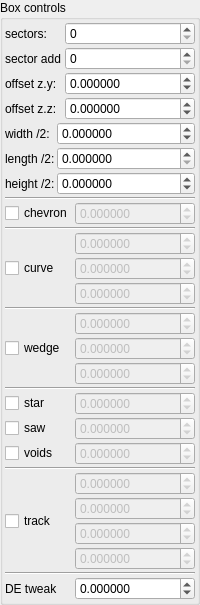
    <widget class="QGroupBox" name="groupBox">
     <property name="title">
      <string>Box controls</string>
     </property>
     <layout class="QVBoxLayout" name="verticalLayout_3" stretch="0,0,0,0">
      <property name="spacing">
       <number>2</number>
      </property>
      <property name="leftMargin">
       <number>2</number>
      </property>
      <property name="topMargin">
       <number>2</number>
      </property>
      <property name="rightMargin">
       <number>2</number>
      </property>
      <property name="bottomMargin">
       <number>2</number>
      </property>
      <item>
       <layout class="QGridLayout" name="gridLayout_17" columnstretch="0,0,1">
        <property name="spacing">
         <number>2</number>
        </property>
        <item row="3" column="0" colspan="2">
         <widget class="QLabel" name="label_116">
          <property name="text">
           <string>offset z.z:</string>
          </property>
         </widget>
        </item>
        <item row="0" column="2">
         <widget class="MySpinBox" name="spinboxInt_transf_int_16">
          <property name="sizePolicy">
           <sizepolicy hsizetype="Minimum" vsizetype="Maximum">
            <horstretch>0</horstretch>
            <verstretch>0</verstretch>
           </sizepolicy>
          </property>
          <property name="maximum">
           <number>999</number>
          </property>
         </widget>
        </item>
        <item row="0" column="0" colspan="2">
         <widget class="QLabel" name="label_117">
          <property name="text">
           <string>sectors:</string>
          </property>
         </widget>
        </item>
        <item row="2" column="2">
         <widget class="MyDoubleSpinBox" name="spinbox_transf_offset_1">
          <property name="sizePolicy">
           <sizepolicy hsizetype="Minimum" vsizetype="Maximum">
            <horstretch>0</horstretch>
            <verstretch>0</verstretch>
           </sizepolicy>
          </property>
          <property name="prefix">
           <string/>
          </property>
          <property name="suffix">
           <string/>
          </property>
          <property name="decimals">
           <number>6</number>
          </property>
          <property name="minimum">
           <double>-99.998999999999995</double>
          </property>
          <property name="maximum">
           <double>99.998999999999995</double>
          </property>
          <property name="singleStep">
           <double>0.100000000000000</double>
          </property>
         </widget>
        </item>
        <item row="3" column="2">
         <widget class="MyDoubleSpinBox" name="spinbox_transf_offset_0">
          <property name="sizePolicy">
           <sizepolicy hsizetype="Minimum" vsizetype="Maximum">
            <horstretch>0</horstretch>
            <verstretch>0</verstretch>
           </sizepolicy>
          </property>
          <property name="prefix">
           <string/>
          </property>
          <property name="suffix">
           <string/>
          </property>
          <property name="decimals">
           <number>6</number>
          </property>
          <property name="minimum">
           <double>-99.998999999999995</double>
          </property>
          <property name="maximum">
           <double>99.998999999999995</double>
          </property>
          <property name="singleStep">
           <double>0.100000000000000</double>
          </property>
         </widget>
        </item>
        <item row="2" column="0" colspan="2">
         <widget class="QLabel" name="label_113">
          <property name="text">
           <string>offset z.y:</string>
          </property>
         </widget>
        </item>
        <item row="1" column="0">
         <widget class="QLabel" name="label_119">
          <property name="text">
           <string>sector add</string>
          </property>
         </widget>
        </item>
        <item row="1" column="2">
         <widget class="MySpinBox" name="spinboxInt_transf_int_A">
          <property name="sizePolicy">
           <sizepolicy hsizetype="Minimum" vsizetype="Maximum">
            <horstretch>0</horstretch>
            <verstretch>0</verstretch>
           </sizepolicy>
          </property>
          <property name="maximum">
           <number>999</number>
          </property>
         </widget>
        </item>
       </layout>
      </item>
      <item>
       <layout class="QGridLayout" name="gridLayout_15" columnstretch="0,1">
        <property name="spacing">
         <number>2</number>
        </property>
        <item row="1" column="0">
         <widget class="QLabel" name="label_110">
          <property name="text">
           <string>length /2:</string>
          </property>
         </widget>
        </item>
        <item row="2" column="0">
         <widget class="QLabel" name="label_115">
          <property name="text">
           <string>height /2:</string>
          </property>
         </widget>
        </item>
        <item row="2" column="1">
         <widget class="MyDoubleSpinBox" name="spinbox_transf_offset_05">
          <property name="sizePolicy">
           <sizepolicy hsizetype="Minimum" vsizetype="Maximum">
            <horstretch>0</horstretch>
            <verstretch>0</verstretch>
           </sizepolicy>
          </property>
          <property name="prefix">
           <string/>
          </property>
          <property name="suffix">
           <string/>
          </property>
          <property name="decimals">
           <number>6</number>
          </property>
          <property name="minimum">
           <double>-99.998999999999995</double>
          </property>
          <property name="maximum">
           <double>99.998999999999995</double>
          </property>
          <property name="singleStep">
           <double>0.100000000000000</double>
          </property>
         </widget>
        </item>
        <item row="0" column="1">
         <widget class="MyDoubleSpinBox" name="spinbox_transf_offset_01">
          <property name="sizePolicy">
           <sizepolicy hsizetype="Minimum" vsizetype="Maximum">
            <horstretch>0</horstretch>
            <verstretch>0</verstretch>
           </sizepolicy>
          </property>
          <property name="prefix">
           <string/>
          </property>
          <property name="suffix">
           <string/>
          </property>
          <property name="decimals">
           <number>6</number>
          </property>
          <property name="minimum">
           <double>-99.998999999999995</double>
          </property>
          <property name="maximum">
           <double>99.998999999999995</double>
          </property>
          <property name="singleStep">
           <double>0.100000000000000</double>
          </property>
         </widget>
        </item>
        <item row="1" column="1">
         <widget class="MyDoubleSpinBox" name="spinbox_transf_offset_02">
          <property name="sizePolicy">
           <sizepolicy hsizetype="Minimum" vsizetype="Maximum">
            <horstretch>0</horstretch>
            <verstretch>0</verstretch>
           </sizepolicy>
          </property>
          <property name="prefix">
           <string/>
          </property>
          <property name="suffix">
           <string/>
          </property>
          <property name="decimals">
           <number>6</number>
          </property>
          <property name="minimum">
           <double>0.000000000000000</double>
          </property>
          <property name="maximum">
           <double>99.998999999999995</double>
          </property>
          <property name="singleStep">
           <double>0.100000000000000</double>
          </property>
         </widget>
        </item>
        <item row="0" column="0">
         <widget class="QLabel" name="label_118">
          <property name="text">
           <string>width /2:</string>
          </property>
         </widget>
        </item>
       </layout>
      </item>
      <item>
       <widget class="Line" name="line_4">
        <property name="orientation">
         <enum>Qt::Horizontal</enum>
        </property>
       </widget>
      </item>
      <item>
       <layout class="QGridLayout" name="gridLayout_11" columnstretch="0,1">
        <property name="spacing">
         <number>2</number>
        </property>
        <item row="2" column="0" colspan="2">
         <widget class="Line" name="line_2">
          <property name="orientation">
           <enum>Qt::Horizontal</enum>
          </property>
         </widget>
        </item>
        <item row="4" column="0">
         <widget class="MyCheckBox" name="checkBox_transf_function_enabledA_false">
          <property name="text">
           <string>curve</string>
          </property>
         </widget>
        </item>
        <item row="7" column="1">
         <widget class="MyDoubleSpinBox" name="spinbox3_transf_scale3D_000_x">
          <property name="enabled">
           <bool>false</bool>
          </property>
          <property name="sizePolicy">
           <sizepolicy hsizetype="Minimum" vsizetype="Maximum">
            <horstretch>0</horstretch>
            <verstretch>0</verstretch>
           </sizepolicy>
          </property>
          <property name="prefix">
           <string/>
          </property>
          <property name="suffix">
           <string/>
          </property>
          <property name="decimals">
           <number>6</number>
          </property>
          <property name="minimum">
           <double>-99.998999999999995</double>
          </property>
          <property name="maximum">
           <double>99.998999999999995</double>
          </property>
          <property name="singleStep">
           <double>0.100000000000000</double>
          </property>
         </widget>
        </item>
        <item row="6" column="0" colspan="2">
         <widget class="Line" name="line">
          <property name="orientation">
           <enum>Qt::Horizontal</enum>
          </property>
         </widget>
        </item>
        <item row="1" column="1">
         <widget class="MyDoubleSpinBox" name="spinbox_transf_scale_0">
          <property name="enabled">
           <bool>false</bool>
          </property>
          <property name="sizePolicy">
           <sizepolicy hsizetype="Minimum" vsizetype="Maximum">
            <horstretch>0</horstretch>
            <verstretch>0</verstretch>
           </sizepolicy>
          </property>
          <property name="prefix">
           <string/>
          </property>
          <property name="suffix">
           <string/>
          </property>
          <property name="decimals">
           <number>6</number>
          </property>
          <property name="minimum">
           <double>-99.998999999999995</double>
          </property>
          <property name="maximum">
           <double>99.998999999999995</double>
          </property>
          <property name="singleStep">
           <double>0.100000000000000</double>
          </property>
         </widget>
        </item>
        <item row="9" column="1">
         <widget class="MyDoubleSpinBox" name="spinbox3_transf_scale3D_000_z">
          <property name="enabled">
           <bool>false</bool>
          </property>
          <property name="sizePolicy">
           <sizepolicy hsizetype="Minimum" vsizetype="Maximum">
            <horstretch>0</horstretch>
            <verstretch>0</verstretch>
           </sizepolicy>
          </property>
          <property name="prefix">
           <string/>
          </property>
          <property name="suffix">
           <string/>
          </property>
          <property name="decimals">
           <number>6</number>
          </property>
          <property name="minimum">
           <double>-99.998999999999995</double>
          </property>
          <property name="maximum">
           <double>99.998999999999995</double>
          </property>
          <property name="singleStep">
           <double>0.100000000000000</double>
          </property>
         </widget>
        </item>
        <item row="4" column="1">
         <widget class="MyDoubleSpinBox" name="spinbox3_transf_constant_multiplier_000_y">
          <property name="enabled">
           <bool>false</bool>
          </property>
          <property name="sizePolicy">
           <sizepolicy hsizetype="Minimum" vsizetype="Maximum">
            <horstretch>0</horstretch>
            <verstretch>0</verstretch>
           </sizepolicy>
          </property>
          <property name="prefix">
           <string/>
          </property>
          <property name="suffix">
           <string/>
          </property>
          <property name="decimals">
           <number>6</number>
          </property>
          <property name="minimum">
           <double>-99.998999999999995</double>
          </property>
          <property name="maximum">
           <double>99.998999999999995</double>
          </property>
          <property name="singleStep">
           <double>0.100000000000000</double>
          </property>
         </widget>
        </item>
        <item row="15" column="1">
         <widget class="MyDoubleSpinBox" name="spinbox4_transf_scale_0000_x">
          <property name="enabled">
           <bool>false</bool>
          </property>
          <property name="sizePolicy">
           <sizepolicy hsizetype="Minimum" vsizetype="Maximum">
            <horstretch>0</horstretch>
            <verstretch>0</verstretch>
           </sizepolicy>
          </property>
          <property name="prefix">
           <string/>
          </property>
          <property name="suffix">
           <string/>
          </property>
          <property name="decimals">
           <number>6</number>
          </property>
          <property name="minimum">
           <double>-99.998999999999995</double>
          </property>
          <property name="maximum">
           <double>99.998999999999995</double>
          </property>
          <property name="singleStep">
           <double>0.100000000000000</double>
          </property>
         </widget>
        </item>
        <item row="16" column="1">
         <widget class="MyDoubleSpinBox" name="spinbox4_transf_scale_0000_z">
          <property name="enabled">
           <bool>false</bool>
          </property>
          <property name="sizePolicy">
           <sizepolicy hsizetype="Minimum" vsizetype="Maximum">
            <horstretch>0</horstretch>
            <verstretch>0</verstretch>
           </sizepolicy>
          </property>
          <property name="prefix">
           <string/>
          </property>
          <property name="suffix">
           <string/>
          </property>
          <property name="decimals">
           <number>6</number>
          </property>
          <property name="minimum">
           <double>-99.998999999999995</double>
          </property>
          <property name="maximum">
           <double>99.998999999999995</double>
          </property>
          <property name="singleStep">
           <double>0.100000000000000</double>
          </property>
         </widget>
        </item>
        <item row="5" column="1">
         <widget class="MyDoubleSpinBox" name="spinbox3_transf_constant_multiplier_000_z">
          <property name="enabled">
           <bool>false</bool>
          </property>
          <property name="sizePolicy">
           <sizepolicy hsizetype="Minimum" vsizetype="Maximum">
            <horstretch>0</horstretch>
            <verstretch>0</verstretch>
           </sizepolicy>
          </property>
          <property name="prefix">
           <string/>
          </property>
          <property name="suffix">
           <string/>
          </property>
          <property name="decimals">
           <number>6</number>
          </property>
          <property name="minimum">
           <double>-99.998999999999995</double>
          </property>
          <property name="maximum">
           <double>99.998999999999995</double>
          </property>
          <property name="singleStep">
           <double>0.100000000000000</double>
          </property>
         </widget>
        </item>
        <item row="8" column="0">
         <widget class="MyCheckBox" name="checkBox_transf_function_enabledB_false">
          <property name="text">
           <string>wedge</string>
          </property>
         </widget>
        </item>
        <item row="20" column="1">
         <widget class="MyDoubleSpinBox" name="spinbox_analyticDE_offset_0">
          <property name="sizePolicy">
           <sizepolicy hsizetype="Minimum" vsizetype="Maximum">
            <horstretch>0</horstretch>
            <verstretch>0</verstretch>
           </sizepolicy>
          </property>
          <property name="prefix">
           <string/>
          </property>
          <property name="suffix">
           <string/>
          </property>
          <property name="decimals">
           <number>6</number>
          </property>
          <property name="minimum">
           <double>-99.998999999999995</double>
          </property>
          <property name="maximum">
           <double>99.998999999999995</double>
          </property>
          <property name="singleStep">
           <double>0.001000000000000</double>
          </property>
         </widget>
        </item>
        <item row="11" column="0">
         <widget class="MyCheckBox" name="checkBox_transf_function_enabledC_false">
          <property name="text">
           <string>star</string>
          </property>
         </widget>
        </item>
        <item row="3" column="1">
         <widget class="MyDoubleSpinBox" name="spinbox3_transf_constant_multiplier_000_x">
          <property name="enabled">
           <bool>false</bool>
          </property>
          <property name="sizePolicy">
           <sizepolicy hsizetype="Minimum" vsizetype="Maximum">
            <horstretch>0</horstretch>
            <verstretch>0</verstretch>
           </sizepolicy>
          </property>
          <property name="prefix">
           <string/>
          </property>
          <property name="suffix">
           <string/>
          </property>
          <property name="decimals">
           <number>6</number>
          </property>
          <property name="minimum">
           <double>-99.998999999999995</double>
          </property>
          <property name="maximum">
           <double>99.998999999999995</double>
          </property>
          <property name="singleStep">
           <double>0.100000000000000</double>
          </property>
         </widget>
        </item>
        <item row="1" column="0">
         <widget class="MyCheckBox" name="checkBox_transf_function_enabled_false">
          <property name="text">
           <string>chevron</string>
          </property>
         </widget>
        </item>
        <item row="12" column="1">
         <widget class="MyDoubleSpinBox" name="spinbox_transf_scaleA_0">
          <property name="enabled">
           <bool>false</bool>
          </property>
          <property name="sizePolicy">
           <sizepolicy hsizetype="Minimum" vsizetype="Maximum">
            <horstretch>0</horstretch>
            <verstretch>0</verstretch>
           </sizepolicy>
          </property>
          <property name="prefix">
           <string/>
          </property>
          <property name="suffix">
           <string/>
          </property>
          <property name="decimals">
           <number>6</number>
          </property>
          <property name="minimum">
           <double>-99.998999999999995</double>
          </property>
          <property name="maximum">
           <double>99.998999999999995</double>
          </property>
          <property name="singleStep">
           <double>0.100000000000000</double>
          </property>
         </widget>
        </item>
        <item row="10" column="0" colspan="2">
         <widget class="Line" name="line_5">
          <property name="orientation">
           <enum>Qt::Horizontal</enum>
          </property>
         </widget>
        </item>
        <item row="11" column="1">
         <widget class="MyDoubleSpinBox" name="spinbox_transf_scaleC_0">
          <property name="enabled">
           <bool>false</bool>
          </property>
          <property name="sizePolicy">
           <sizepolicy hsizetype="Minimum" vsizetype="Maximum">
            <horstretch>0</horstretch>
            <verstretch>0</verstretch>
           </sizepolicy>
          </property>
          <property name="prefix">
           <string/>
          </property>
          <property name="suffix">
           <string/>
          </property>
          <property name="decimals">
           <number>6</number>
          </property>
          <property name="minimum">
           <double>-99.998999999999995</double>
          </property>
          <property name="maximum">
           <double>99.998999999999995</double>
          </property>
          <property name="singleStep">
           <double>0.100000000000000</double>
          </property>
         </widget>
        </item>
        <item row="14" column="0" colspan="2">
         <widget class="Line" name="line_6">
          <property name="orientation">
           <enum>Qt::Horizontal</enum>
          </property>
         </widget>
        </item>
        <item row="17" column="1">
         <widget class="MyDoubleSpinBox" name="spinbox4_transf_scale_0000_y">
          <property name="enabled">
           <bool>false</bool>
          </property>
          <property name="sizePolicy">
           <sizepolicy hsizetype="Minimum" vsizetype="Maximum">
            <horstretch>0</horstretch>
            <verstretch>0</verstretch>
           </sizepolicy>
          </property>
          <property name="prefix">
           <string/>
          </property>
          <property name="suffix">
           <string/>
          </property>
          <property name="decimals">
           <number>6</number>
          </property>
          <property name="minimum">
           <double>-99.998999999999995</double>
          </property>
          <property name="maximum">
           <double>99.998999999999995</double>
          </property>
          <property name="singleStep">
           <double>0.100000000000000</double>
          </property>
         </widget>
        </item>
        <item row="8" column="1">
         <widget class="MyDoubleSpinBox" name="spinbox3_transf_scale3D_000_y">
          <property name="enabled">
           <bool>false</bool>
          </property>
          <property name="sizePolicy">
           <sizepolicy hsizetype="Minimum" vsizetype="Maximum">
            <horstretch>0</horstretch>
            <verstretch>0</verstretch>
           </sizepolicy>
          </property>
          <property name="prefix">
           <string/>
          </property>
          <property name="suffix">
           <string/>
          </property>
          <property name="decimals">
           <number>6</number>
          </property>
          <property name="minimum">
           <double>-99.998999999999995</double>
          </property>
          <property name="maximum">
           <double>99.998999999999995</double>
          </property>
          <property name="singleStep">
           <double>0.100000000000000</double>
          </property>
         </widget>
        </item>
        <item row="13" column="1">
         <widget class="MyDoubleSpinBox" name="spinbox_transf_scaleE_1">
          <property name="enabled">
           <bool>false</bool>
          </property>
          <property name="sizePolicy">
           <sizepolicy hsizetype="Minimum" vsizetype="Maximum">
            <horstretch>0</horstretch>
            <verstretch>0</verstretch>
           </sizepolicy>
          </property>
          <property name="prefix">
           <string/>
          </property>
          <property name="suffix">
           <string/>
          </property>
          <property name="decimals">
           <number>6</number>
          </property>
          <property name="minimum">
           <double>-99.998999999999995</double>
          </property>
          <property name="maximum">
           <double>99.998999999999995</double>
          </property>
          <property name="singleStep">
           <double>0.100000000000000</double>
          </property>
         </widget>
        </item>
        <item row="18" column="1">
         <widget class="MyDoubleSpinBox" name="spinbox4_transf_scale_0000_w">
          <property name="enabled">
           <bool>false</bool>
          </property>
          <property name="sizePolicy">
           <sizepolicy hsizetype="Minimum" vsizetype="Maximum">
            <horstretch>0</horstretch>
            <verstretch>0</verstretch>
           </sizepolicy>
          </property>
          <property name="prefix">
           <string/>
          </property>
          <property name="suffix">
           <string/>
          </property>
          <property name="decimals">
           <number>6</number>
          </property>
          <property name="minimum">
           <double>-99.998999999999995</double>
          </property>
          <property name="maximum">
           <double>99.998999999999995</double>
          </property>
          <property name="singleStep">
           <double>0.100000000000000</double>
          </property>
         </widget>
        </item>
        <item row="20" column="0">
         <widget class="QLabel" name="label_120">
          <property name="text">
           <string>DE tweak</string>
          </property>
         </widget>
        </item>
        <item row="13" column="0">
         <widget class="MyCheckBox" name="checkBox_transf_function_enabledF_false">
          <property name="text">
           <string>voids</string>
          </property>
         </widget>
        </item>
        <item row="12" column="0">
         <widget class="MyCheckBox" name="checkBox_transf_function_enabledD_false">
          <property name="text">
           <string>saw</string>
          </property>
         </widget>
        </item>
        <item row="19" column="0" colspan="2">
         <widget class="Line" name="line_7">
          <property name="orientation">
           <enum>Qt::Horizontal</enum>
          </property>
         </widget>
        </item>
        <item row="16" column="0" rowspan="2">
         <widget class="MyCheckBox" name="checkBox_transf_function_enabledG_false">
          <property name="text">
           <string>track</string>
          </property>
         </widget>
        </item>
       </layout>
      </item>
     </layout>
    </widget>
